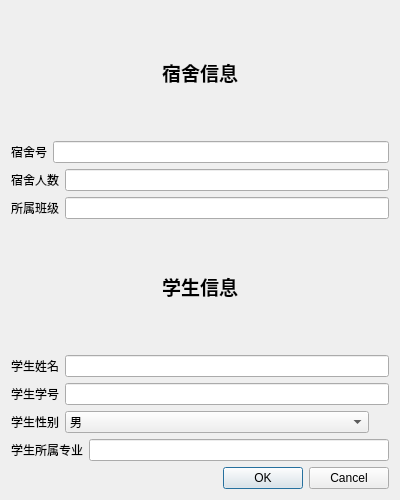
<?xml version="1.0" encoding="UTF-8"?>
<ui version="4.0">
 <class>newInfoDialog</class>
 <widget class="QDialog" name="newInfoDialog">
  <property name="geometry">
   <rect>
    <x>0</x>
    <y>0</y>
    <width>400</width>
    <height>500</height>
   </rect>
  </property>
  <property name="windowTitle">
   <string>Dialog</string>
  </property>
  <layout class="QVBoxLayout" name="verticalLayout">
   <item>
    <widget class="QLabel" name="label">
     <property name="sizePolicy">
      <sizepolicy hsizetype="Minimum" vsizetype="Minimum">
       <horstretch>0</horstretch>
       <verstretch>0</verstretch>
      </sizepolicy>
     </property>
     <property name="text">
      <string>&lt;html&gt;&lt;head/&gt;&lt;body&gt;&lt;p&gt;&lt;span style=&quot; font-size:14pt; font-weight:600;&quot;&gt;宿舍信息&lt;/span&gt;&lt;/p&gt;&lt;/body&gt;&lt;/html&gt;</string>
     </property>
     <property name="alignment">
      <set>Qt::AlignCenter</set>
     </property>
    </widget>
   </item>
   <item>
    <layout class="QHBoxLayout" name="horizontalLayout">
     <item>
      <widget class="QLabel" name="label_3">
       <property name="text">
        <string>宿舍号</string>
       </property>
      </widget>
     </item>
     <item>
      <widget class="QLineEdit" name="docNumberEdit"/>
     </item>
    </layout>
   </item>
   <item>
    <layout class="QHBoxLayout" name="horizontalLayout_2">
     <item>
      <widget class="QLabel" name="label_4">
       <property name="text">
        <string>宿舍人数</string>
       </property>
      </widget>
     </item>
     <item>
      <widget class="QLineEdit" name="docPeoEdit"/>
     </item>
    </layout>
   </item>
   <item>
    <layout class="QHBoxLayout" name="horizontalLayout_3">
     <item>
      <widget class="QLabel" name="label_5">
       <property name="text">
        <string>所属班级</string>
       </property>
      </widget>
     </item>
     <item>
      <widget class="QLineEdit" name="docClassEdit"/>
     </item>
    </layout>
   </item>
   <item>
    <widget class="QLabel" name="label_2">
     <property name="sizePolicy">
      <sizepolicy hsizetype="Minimum" vsizetype="Minimum">
       <horstretch>0</horstretch>
       <verstretch>0</verstretch>
      </sizepolicy>
     </property>
     <property name="text">
      <string>&lt;html&gt;&lt;head/&gt;&lt;body&gt;&lt;p&gt;&lt;span style=&quot; font-size:14pt; font-weight:600;&quot;&gt;学生信息&lt;/span&gt;&lt;/p&gt;&lt;/body&gt;&lt;/html&gt;</string>
     </property>
     <property name="alignment">
      <set>Qt::AlignCenter</set>
     </property>
    </widget>
   </item>
   <item>
    <layout class="QHBoxLayout" name="horizontalLayout_4">
     <item>
      <widget class="QLabel" name="label_6">
       <property name="text">
        <string>学生姓名</string>
       </property>
      </widget>
     </item>
     <item>
      <widget class="QLineEdit" name="lineEdit"/>
     </item>
    </layout>
   </item>
   <item>
    <layout class="QHBoxLayout" name="horizontalLayout_5">
     <item>
      <widget class="QLabel" name="label_7">
       <property name="text">
        <string>学生学号</string>
       </property>
      </widget>
     </item>
     <item>
      <widget class="QLineEdit" name="lineEdit_2"/>
     </item>
    </layout>
   </item>
   <item>
    <layout class="QHBoxLayout" name="horizontalLayout_6">
     <item>
      <widget class="QLabel" name="label_8">
       <property name="sizePolicy">
        <sizepolicy hsizetype="Fixed" vsizetype="Preferred">
         <horstretch>0</horstretch>
         <verstretch>0</verstretch>
        </sizepolicy>
       </property>
       <property name="text">
        <string>学生性别</string>
       </property>
      </widget>
     </item>
     <item>
      <widget class="QComboBox" name="comboBox">
       <item>
        <property name="text">
         <string>男</string>
        </property>
       </item>
       <item>
        <property name="text">
         <string>女</string>
        </property>
       </item>
      </widget>
     </item>
     <item>
      <spacer name="horizontalSpacer">
       <property name="orientation">
        <enum>Qt::Horizontal</enum>
       </property>
       <property name="sizeType">
        <enum>QSizePolicy::Minimum</enum>
       </property>
       <property name="sizeHint" stdset="0">
        <size>
         <width>20</width>
         <height>20</height>
        </size>
       </property>
      </spacer>
     </item>
    </layout>
   </item>
   <item>
    <layout class="QHBoxLayout" name="horizontalLayout_7">
     <item>
      <widget class="QLabel" name="label_9">
       <property name="text">
        <string>学生所属专业</string>
       </property>
      </widget>
     </item>
     <item>
      <widget class="QLineEdit" name="lineEdit_4"/>
     </item>
    </layout>
   </item>
   <item>
    <widget class="QDialogButtonBox" name="finalCheck">
     <property name="orientation">
      <enum>Qt::Horizontal</enum>
     </property>
     <property name="standardButtons">
      <set>QDialogButtonBox::Cancel|QDialogButtonBox::Ok</set>
     </property>
    </widget>
   </item>
  </layout>
 </widget>
 <resources/>
 <connections>
  <connection>
   <sender>finalCheck</sender>
   <signal>accepted()</signal>
   <receiver>newInfoDialog</receiver>
   <slot>accept()</slot>
   <hints>
    <hint type="sourcelabel">
     <x>248</x>
     <y>254</y>
    </hint>
    <hint type="destinationlabel">
     <x>157</x>
     <y>274</y>
    </hint>
   </hints>
  </connection>
  <connection>
   <sender>finalCheck</sender>
   <signal>rejected()</signal>
   <receiver>newInfoDialog</receiver>
   <slot>reject()</slot>
   <hints>
    <hint type="sourcelabel">
     <x>316</x>
     <y>260</y>
    </hint>
    <hint type="destinationlabel">
     <x>286</x>
     <y>274</y>
    </hint>
   </hints>
  </connection>
 </connections>
</ui>
